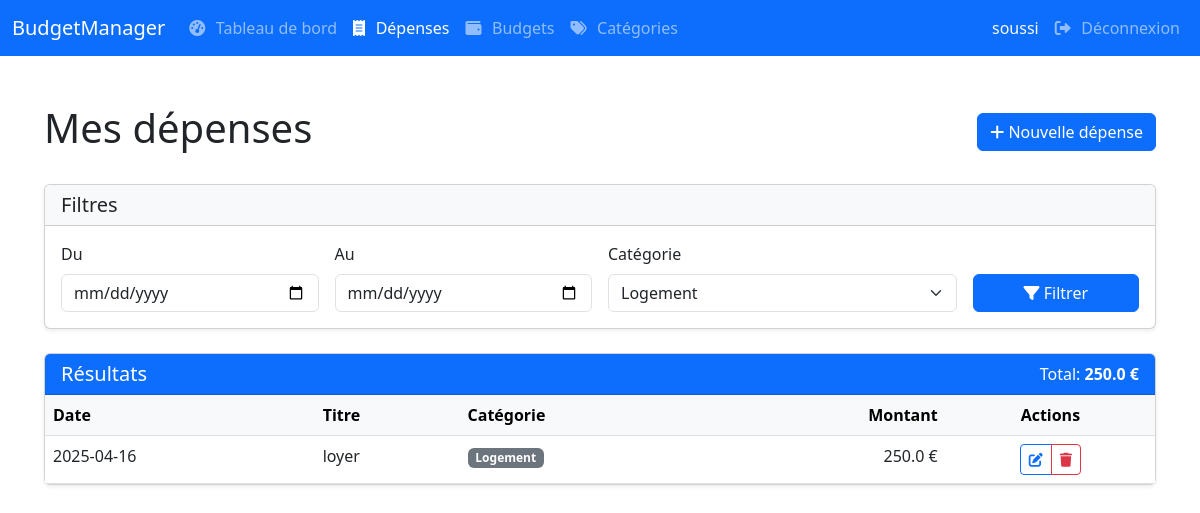
The app's page /expenses/?category_id=2 (signed in) with its own data.
### tables this page shows
CREATE TABLE users(
               id INTEGER PRIMARY KEY AUTOINCREMENT,
               name TEXT UNIQUE NOT NULL,
               email TEXT UNIQUE NOT NULL,
               password_hash TEXT NOT NULL
               );

CREATE TABLE expenses(
               id INTEGER PRIMARY KEY AUTOINCREMENT,
               title TEXT NOT NULL,
               amount REAL NOT NULL,
               date TEXT NOT NULL,
               category_id INTEGER,
               user_id INTEGER,
               FOREIGN KEY(category_id) REFERENCES categories(id),
               FOREIGN KEY(user_id) REFERENCES users(id)
    );

CREATE TABLE categories (
    id INTEGER PRIMARY KEY AUTOINCREMENT,
    name TEXT NOT NULL,
    user_id INTEGER,
    FOREIGN KEY(user_id) REFERENCES users(id));

### controllers/expense_controller.py (the view)
@expense_bp.route('/')
@login_required
def list_expenses():
    user_id = session['user_id']
    start_date = request.args.get('start_date')
    end_date = request.args.get('end_date')
    category_id = request.args.get('category_id')
    if category_id:
        try:
            category_id = int(category_id)
        except ValueError:
            category_id = None
    expenses = model.get_expenses(user_id, start_date, end_date, category_id)
    categories = model.get_categories(user_id)
    total_amount = sum(expense['amount'] for expense in expenses) if expenses else 0
    return render_template('expenses/list.html',
                          expenses=expenses,
                          categories=categories,
                          start_date=start_date,
                          end_date=end_date,
                          selected_category=category_id,
                          total_amount=total_amount)

### app.py (called while the page is built)
@app.before_request
def load_logged_in_user():
    user_id = session.get('user_id')
    if user_id is None:
        g.user = None
    else:
        g.user = model.get_user(user_id)

### controllers/expense_controller.py (called while the page is built)
def login_required(view):
    @wraps(view)
    def wrapped_view(**kwargs):
        if g.user is None:
            flash('Vous devez vous connecter pour accéder à cette page.', 'danger')
            return redirect(url_for('auth.login'))
        return view(**kwargs)
    return wrapped_view

### data_model.py (called while the page is built)
def db_fetch(query, args=(), all=False, db_name=DBFILENAME):
    with sqlite3.connect(db_name) as conn:
        conn.row_factory = sqlite3.Row
        cur = conn.execute(query, args)
        if all:
            res = cur.fetchall()
            if res:
                res = [dict(e) for e in res]
            else:
                res = []
        else:
            res = cur.fetchone()
            if res:
                res = dict(res)
    return res

def get_user(user_id):
    return db_fetch('SELECT id, name, email FROM users WHERE id = ?', (user_id,))

def get_categories(user_id):
    return db_fetch('SELECT id, name FROM categories WHERE user_id = ? ORDER BY name',
                    (user_id,), all=True)

def get_expenses(user_id, start_date=None, end_date=None, category_id=None):
    query = '''
        SELECT e.id, e.title, e.amount, e.date, e.category_id,
               c.name as category_name
        FROM expenses e
        LEFT JOIN categories c ON e.category_id = c.id
        WHERE e.user_id = ?
    '''
    params = [user_id]
    if start_date:
        query += " AND e.date >= ?"
        params.append(start_date)
    if end_date:
        query += " AND e.date <= ?"
        params.append(end_date)
    if category_id:
        query += " AND e.category_id = ?"
        params.append(category_id)
    query += " ORDER BY e.date DESC"
    return db_fetch(query, params, all=True)

### templates/expenses/list.html (shortened to what this page needs)
{% extends "layout.html" %}
{% block content %}
<div class="container-fluid">
    <div class="d-flex justify-content-between align-items-center mb-4">
        <h1>Mes dépenses</h1>
        <a href="{{ url_for('expense.add_expense') }}" class="btn btn-primary">
            <i class="fas fa-plus"></i> Nouvelle dépense
        </a>
    </div>
    <div class="card shadow-sm mb-4">
        <div class="card-header bg-light">
            <h5 class="card-title mb-0">Filtres</h5>
        </div>
        <div class="card-body">
            <form method="get" action="{{ url_for('expense.list_expenses') }}" class="row g-3">
                <div class="col-md-3">
                    <label for="start_date" class="form-label">Du</label>
                    <input type="date" class="form-control" id="start_date" name="start_date" value="{{ start_date }}">
                </div>
                <div class="col-md-3">
                    <label for="end_date" class="form-label">Au</label>
                    <input type="date" class="form-control" id="end_date" name="end_date" value="{{ end_date }}">
                </div>
                <div class="col-md-4">
                    <label for="category_id" class="form-label">Catégorie</label>
                    <select class="form-select" id="category_id" name="category_id">
                        {% for category in categories %}
                            <option value="{{ category.id }}" {% if selected_category == category.id %}selected{% endif %}>
                                {{ category.name }}
                            </option>
                        {% endfor %}
                    </select>
                </div>
                <div class="col-md-2 d-flex align-items-end">
                    <button type="submit" class="btn btn-primary w-100">
                        <i class="fas fa-filter"></i> Filtrer
                    </button>
                </div>
            </form>
        </div>
    </div>
    <div class="card shadow-sm">
        <div class="card-header bg-primary text-white d-flex justify-content-between align-items-center">
            <h5 class="card-title mb-0">Résultats</h5>
            <span>Total: <strong>{{ total_amount|round(2) }} €</strong></span>
        </div>
        <div class="card-body p-0">
            {% if expenses %}
                <div class="table-responsive">
                    <table class="table table-hover mb-0">
                        <thead class="table-light">
                            <tr>
                                <th>Date</th>
                                <th>Titre</th>
                                <th>Catégorie</th>
                                <th class="text-end">Montant</th>
                                <th class="text-center">Actions</th>
                            </tr>
                        </thead>
                        <tbody>
                            {% for expense in expenses %}
                                <tr>
                                    <td>{{ expense.date }}</td>
                                    <td>{{ expense.title }}</td>
                                    <td>
                                        {% if expense.category_name %}
                                            <span class="badge bg-secondary">{{ expense.category_name }}</span>
                                        {% else %}
                                            <span class="badge bg-light text-dark">Non catégorisé</span>
                                        {% endif %}
                                    </td>
                                    <td class="text-end">{{ expense.amount|round(2) }} €</td>
                                    <td class="text-center">
                                        <div class="btn-group btn-group-sm">
                                            <a href="{{ url_for('expense.edit_expense', expense_id=expense.id) }}" class="btn btn-outline-primary">
                                                <i class="fas fa-edit"></i>
                                            </a>
                                            <button type="button" class="btn btn-outline-danger" data-bs-toggle="modal" data-bs-target="#deleteModal{{ expense.id }}">
                                                <i class="fas fa-trash"></i>
                                            </button>
                                        </div>
                                    </td>
                                </tr>
                            {% endfor %}
                        </tbody>
                    </table>
                </div>
            {% else %}
                <div class="alert alert-info m-3">Aucune dépense trouvée.</div>
            {% endif %}
        </div>
    </div>
</div>
{% endblock %}

### templates/layout.html (shortened to what this page needs)
<!DOCTYPE html>
<html lang="fr">
<head>
    <link href="https://cdn.jsdelivr.net/npm/bootstrap@5.3.0-alpha1/dist/css/bootstrap.min.css" rel="stylesheet">
    <link rel="stylesheet" href="https://cdnjs.cloudflare.com/ajax/libs/font-awesome/6.0.0/css/all.min.css">
</head>
<body>
    <nav class="navbar navbar-expand-lg navbar-dark bg-primary">
        <div class="container-fluid">
            <a class="navbar-brand" href="{{ url_for('dashboard') }}">BudgetManager</a>
            <div class="collapse navbar-collapse" id="navbarNav">
                <ul class="navbar-nav me-auto">
                    {% if g.user %}
                    <li class="nav-item">
                        <a class="nav-link {% if request.endpoint == 'dashboard' %}active{% endif %}" href="{{ url_for('dashboard') }}">
                            <i class="fas fa-tachometer-alt"></i> Tableau de bord
                        </a>
                    </li>
                    <li class="nav-item">
                        <a class="nav-link {% if request.endpoint.startswith('expense.') %}active{% endif %}" href="{{ url_for('expense.list_expenses') }}">
                            <i class="fas fa-receipt"></i> Dépenses
                        </a>
                    </li>
                    <li class="nav-item">
                        <a class="nav-link {% if request.endpoint.startswith('budget.') %}active{% endif %}" href="{{ url_for('budget.list_budgets') }}">
                            <i class="fas fa-wallet"></i> Budgets
                        </a>
                    </li>
                    <li class="nav-item">
                        <a class="nav-link {% if request.endpoint.startswith('category.') %}active{% endif %}" href="{{ url_for('category.manage_categories') }}">
                            <i class="fas fa-tags"></i> Catégories
                        </a>
                    </li>
                    {% endif %}
                </ul>
                <ul class="navbar-nav">
                    {% if g.user %}
                    <li class="nav-item nav-user">
                        <span class="text-light d-none d-sm-inline">{{ g.user.name }}</span>
                        <a class="nav-link" href="{{ url_for('auth.logout') }}">
                            <i class="fas fa-sign-out-alt"></i> Déconnexion
                        </a>
                    </li>
                    {% endif %}
                </ul>
            </div>
        </div>
    </nav>
    <div class="container-fluid">
        <div class="row">
            <main class="col-12 content">
                {% block content %}{% endblock %}
            </main>
        </div>
    </div>
</body>
</html>

### templates/layout.html (style rules this page uses)
.content { padding: 2rem; }
.nav-user { display: flex; align-items: center; }
.nav-user span { margin-right: 0.5rem; }
.navbar-nav .nav-link i { margin-right: 0.4rem; }

### records on screen
users: user.name "soussi"
expenses: date "2025-04-16", title "loyer", category_name "Logement", amount "250.0"

### other values on screen
{{ total_amount|round(2) }} "250.0"
form field category_id "Logement"
